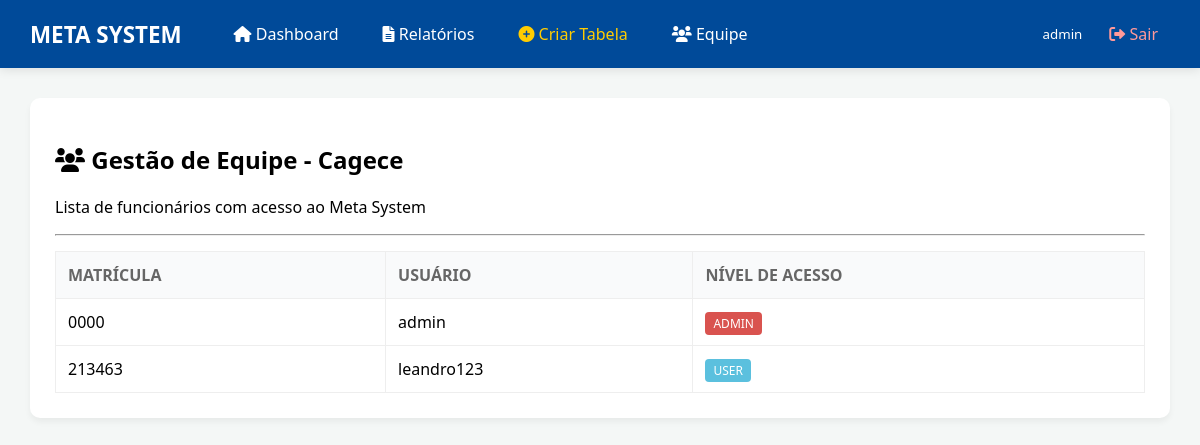
Page /usuarios (signed in) on the committed database.
### tables this page shows
CREATE TABLE usuarios_sistema (
            id INTEGER PRIMARY KEY AUTOINCREMENT,
            matricula TEXT UNIQUE,
            username TEXT UNIQUE,
            password TEXT,
            nivel TEXT DEFAULT 'usuario');

### routers/main_routes.py (the view)
    @app.route('/usuarios')
    @login_required
    def usuarios():
        if session.get('nivel') != 'admin': return redirect(url_for('index'))
        db = get_db()
        lista = db.execute("SELECT id, matricula, username, nivel FROM usuarios_sistema").fetchall()
        return render_template('usuarios.html', usuarios=lista)

### models/database.py (called while the page is built)
def get_db():
    path = DB_UNC if os.path.exists(os.path.dirname(DB_UNC)) else DB_LOCAL
    conn = sqlite3.connect(path, timeout=20, check_same_thread=False)
    conn.row_factory = sqlite3.Row
    conn.execute("PRAGMA journal_mode=WAL")
    return conn

### routers/main_routes.py (called while the page is built)
def login_required(f):
    @wraps(f)
    def decorated_function(*args, **kwargs):
        if 'user' not in session:
            return redirect(url_for('login'))
        return f(*args, **kwargs)
    return decorated_function

### templates/usuarios.html
{% extends 'base.html' %}
{% block content %}
<div class="card">
    <h2><i class="fas fa-users"></i> Gestão de Equipe - Cagece</h2>
    <p>Lista de funcionários com acesso ao Meta System</p>
    <hr>
    <table>
        <thead>
            <tr>
                <th>MATRÍCULA</th>
                <th>USUÁRIO</th>
                <th>NÍVEL DE ACESSO</th>
            </tr>
        </thead>
        <tbody>
            {% for u in usuarios %}
            <tr>
                <td>{{ u.matricula }}</td>
                <td>{{ u.username }}</td>
                <td>
                    <span class="badge" style="background: {{ '#d9534f' if u.nivel == 'admin' else '#5bc0de' }}; color: white; padding: 3px 8px; border-radius: 4px; font-size: 12px;">
                        {{ u.nivel|upper }}
                    </span>
                </td>
            </tr>
            {% endfor %}
        </tbody>
    </table>
</div>
{% endblock %}

### templates/base.html (style rules this page uses)
body { font-family: 'Segoe UI', sans-serif; margin: 0; background: #f4f7f6; }
.card { background: white; padding: 25px; border-radius: 10px; box-shadow: 0 4px 6px rgba(0,0,0,0.05); margin-bottom: 25px; }
table { width: 100%; border-collapse: collapse; margin-top: 15px; background: white; }
th, td { border: 1px solid #eee; padding: 12px; text-align: left; }
th { background: #f9fafb; color: #666; }

### rows in the picture
usuarios_sistema: matricula "0000", username "admin", nivel "ADMIN"
usuarios_sistema: matricula "213463", username "leandro123", nivel "USER"

### other values in the picture
{{ session.get('user') or 'Visitante' }} "admin"
